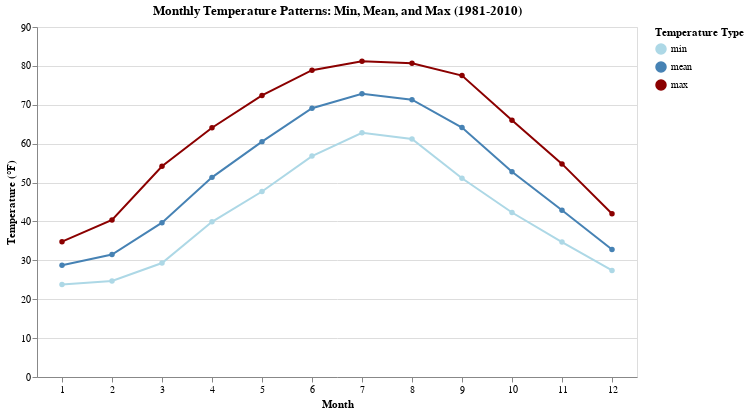

Notebook code cell kept with this figure:
### Code cell
# Method 1: Using PIVOT TABLE for monthly temperature patterns
monthly_temp_pivot = weather_df.pivot_table(
    values='HLY-TEMP-NORMAL', 
    index='Month', 
    columns='Season', 
    aggfunc=['mean', 'min', 'max'],
    fill_value=0
).round(1)

print("=== PIVOT TABLE: Monthly Temperature Statistics by Season ===")
print(monthly_temp_pivot)

# Create visualization of pivot table results
temp_monthly = weather_df.groupby('Month')['HLY-TEMP-NORMAL'].agg(['mean', 'min', 'max']).reset_index()
temp_monthly['Month_Name'] = temp_monthly['Month'].map({
    1: 'Jan', 2: 'Feb', 3: 'Mar', 4: 'Apr', 5: 'May', 6: 'Jun',
    7: 'Jul', 8: 'Aug', 9: 'Sep', 10: 'Oct', 11: 'Nov', 12: 'Dec'
})

# Reshape for plotting
temp_long = temp_monthly.melt(id_vars=['Month', 'Month_Name'], 
                             value_vars=['mean', 'min', 'max'],
                             var_name='Statistic', value_name='Temperature')

temp_chart = alt.Chart(temp_long).mark_line(point=True, strokeWidth=2).encode(
    x=alt.X('Month:O', title='Month', axis=alt.Axis(labelAngle=0)),
    y=alt.Y('Temperature:Q', title='Temperature (°F)'),
    color=alt.Color('Statistic:N', 
                    scale=alt.Scale(domain=['min', 'mean', 'max'],
                                   range=['lightblue', 'steelblue', 'darkred']),
                    legend=alt.Legend(title="Temperature Type")),
    tooltip=['Month_Name:N', 'Statistic:N', alt.Tooltip('Temperature:Q', format='.1f')]
).properties(
    width=600,
    height=350,
    title='Monthly Temperature Patterns: Min, Mean, and Max (1981-2010)'
)

temp_chart

### Figure 1 — Vega-Lite specification as saved in the notebook (floating-point values rounded to 4 significant figures)
{"config": {"view": {"continuousWidth": 300, "continuousHeight": 300}}, "data": {"name": "data-c64671ee86a5295b6f25e9ab228e7336"}, "mark": {"type": "line", "point": true, "strokeWidth": 2}, "encoding": {"color": {"field": "Statistic", "legend": {"title": "Temperature Type"}, "scale": {"domain": ["min", "mean", "max"], "range": ["lightblue", "steelblue", "darkred"]}, "type": "nominal"}, "tooltip": [{"field": "Month_Name", "type": "nominal"}, {"field": "Statistic", "type": "nominal"}, {"field": "Temperature", "format": ".1f", "type": "quantitative"}], "x": {"axis": {"labelAngle": 0}, "field": "Month", "title": "Month", "type": "ordinal"}, "y": {"field": "Temperature", "title": "Temperature (°F)", "type": "quantitative"}}, "height": 350, "title": "Monthly Temperature Patterns: Min, Mean, and Max (1981-2010)", "width": 600, "$schema": "https://vega.github.io/schema/vega-lite/v5.20.1.json", "datasets": {"data-c64671ee86a5295b6f25e9ab228e7336": [{"Month": 1, "Month_Name": "Jan", "Statistic": "mean", "Temperature": 28.71}, {"Month": 2, "Month_Name": "Feb", "Statistic": "mean", "Temperature": 31.48}, {"Month": 3, "Month_Name": "Mar", "Statistic": "mean", "Temperature": 39.69}, {"Month": 4, "Month_Name": "Apr", "Statistic": "mean", "Temperature": 51.33}, {"Month": 5, "Month_Name": "May", "Statistic": "mean", "Temperature": 60.52}, {"Month": 6, "Month_Name": "Jun", "Statistic": "mean", "Temperature": 69.1}, {"Month": 7, "Month_Name": "Jul", "Statistic": "mean", "Temperature": 72.83}, {"Month": 8, "Month_Name": "Aug", "Statistic": "mean", "Temperature": 71.31}, {"Month": 9, "Month_Name": "Sep", "Statistic": "mean", "Temperature": 64.14}, {"Month": 10, "Month_Name": "Oct", "Statistic": "mean", "Temperature": 52.78}, {"Month": 11, "Month_Name": "Nov", "Statistic": "mean", "Temperature": 42.89}, {"Month": 12, "Month_Name": "Dec", "Statistic": "mean", "Temperature": 32.8}, {"Month": 1, "Month_Name": "Jan", "Statistic": "min", "Temperature": 23.8}, {"Month": 2, "Month_Name": "Feb", "Statistic": "min", "Temperature": 24.7}, {"Month": 3, "Month_Name": "Mar", "Statistic": "min", "Temperature": 29.3}, {"Month": 4, "Month_Name": "Apr", "Statistic": "min", "Temperature": 39.9}, {"Month": 5, "Month_Name": "May", "Statistic": "min", "Temperature": 47.7}, {"Month": 6, "Month_Name": "Jun", "Statistic": "min", "Temperature": 56.8}, {"Month": 7, "Month_Name": "Jul", "Statistic": "min", "Temperature": 62.8}, {"Month": 8, "Month_Name": "Aug", "Statistic": "min", "Temperature": 61.2}, {"Month": 9, "Month_Name": "Sep", "Statistic": "min", "Temperature": 51.1}, {"Month": 10, "Month_Name": "Oct", "Statistic": "min", "Temperature": 42.3}, {"Month": 11, "Month_Name": "Nov", "Statistic": "min", "Temperature": 34.7}, {"Month": 12, "Month_Name": "Dec", "Statistic": "min", "Temperature": 27.4}, {"Month": 1, "Month_Name": "Jan", "Statistic": "max", "Temperature": 34.8}, {"Month": 2, "Month_Name": "Feb", "Statistic": "max", "Temperature": 40.4}, {"Month": 3, "Month_Name": "Mar", "Statistic": "max", "Temperature": 54.2}, {"Month": 4, "Month_Name": "Apr", "Statistic": "max", "Temperature": 64.1}, {"Month": 5, "Month_Name": "May", "Statistic": "max", "Temperature": 72.4}, {"Month": 6, "Month_Name": "Jun", "Statistic": "max", "Temperature": 78.9}, {"Month": 7, "Month_Name": "Jul", "Statistic": "max", "Temperature": 81.2}, {"Month": 8, "Month_Name": "Aug", "Statistic": "max", "Temperature": 80.7}, {"Month": 9, "Month_Name": "Sep", "Statistic": "max", "Temperature": 77.5}, {"Month": 10, "Month_Name": "Oct", "Statistic": "max", "Temperature": 66.0}, {"Month": 11, "Month_Name": "Nov", "Statistic": "max", "Temperature": 54.8}, {"Month": 12, "Month_Name": "Dec", "Statistic": "max", "Temperature": 42.0}]}}
